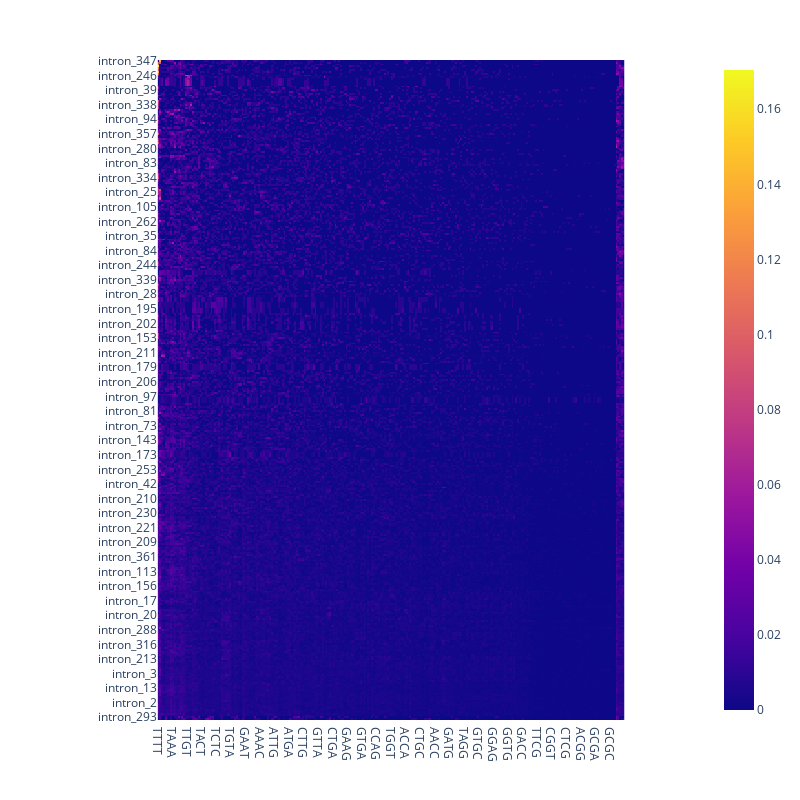

Write notebook code for a chart like this one.
### Code cell
fig = px.imshow(clustered_ndf.T, text_auto=True)
fig.update_layout(width=800, height=800)
fig.show()

### Figure 1 — Plotly figure (JSON) as saved in the notebook; plotly's stock layout.template omitted (floating-point values rounded to 4 significant figures; data arrays with more than 128 entries replaced by an {"elided": "..."} marker saying what was removed)
{"data": [{"coloraxis": "coloraxis", "hovertemplate": "x: %{x}<br>y: %{y}<br>color: %{z}<extra></extra>", "name": "0", "texttemplate": "%{z}", "type": "heatmap", "x": {"elided": "256 str values"}, "xaxis": "x", "y": {"elided": "362 str values"}, "yaxis": "y", "z": {"elided": "362x256 float values"}}], "layout": {"coloraxis": {"colorscale": [[0, "#0d0887"], [0.1111, "#46039f"], [0.2222, "#7201a8"], [0.3333, "#9c179e"], [0.4444, "#bd3786"], [0.5556, "#d8576b"], [0.6667, "#ed7953"], [0.7778, "#fb9f3a"], [0.8889, "#fdca26"], [1, "#f0f921"]]}, "height": 800, "margin": {"t": 60}, "width": 800, "xaxis": {"anchor": "y", "autorange": true, "constrain": "domain", "domain": [0.1224, 0.8776], "range": [-0.5, 255.5], "scaleanchor": "y", "type": "category"}, "yaxis": {"anchor": "x", "autorange": true, "constrain": "domain", "domain": [0, 1], "range": [361.5, -0.5], "type": "category"}}}
